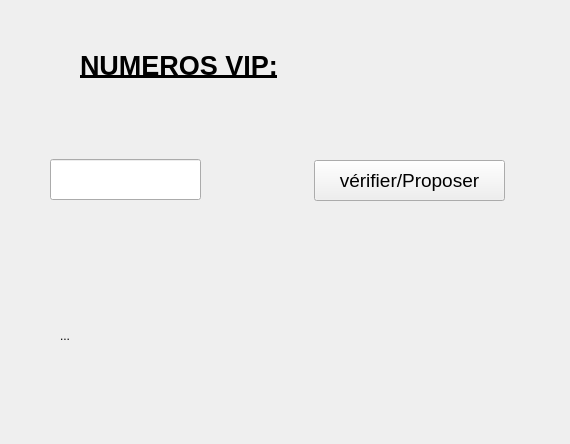
<?xml version="1.0" encoding="UTF-8"?>
<ui version="4.0">
 <class>Form</class>
 <widget class="QWidget" name="Form">
  <property name="geometry">
   <rect>
    <x>0</x>
    <y>0</y>
    <width>570</width>
    <height>444</height>
   </rect>
  </property>
  <property name="windowTitle">
   <string>Form</string>
  </property>
  <widget class="QLineEdit" name="l1">
   <property name="geometry">
    <rect>
     <x>50</x>
     <y>159</y>
     <width>151</width>
     <height>41</height>
    </rect>
   </property>
  </widget>
  <widget class="QLabel" name="label">
   <property name="geometry">
    <rect>
     <x>80</x>
     <y>40</y>
     <width>341</width>
     <height>51</height>
    </rect>
   </property>
   <property name="font">
    <font>
     <pointsize>20</pointsize>
     <weight>75</weight>
     <bold>true</bold>
     <underline>true</underline>
    </font>
   </property>
   <property name="text">
    <string>NUMEROS VIP:</string>
   </property>
  </widget>
  <widget class="QPushButton" name="btt">
   <property name="geometry">
    <rect>
     <x>314</x>
     <y>160</y>
     <width>191</width>
     <height>41</height>
    </rect>
   </property>
   <property name="font">
    <font>
     <pointsize>14</pointsize>
    </font>
   </property>
   <property name="text">
    <string>vérifier/Proposer</string>
   </property>
  </widget>
  <widget class="QLabel" name="res">
   <property name="geometry">
    <rect>
     <x>60</x>
     <y>300</y>
     <width>361</width>
     <height>71</height>
    </rect>
   </property>
   <property name="text">
    <string>...</string>
   </property>
  </widget>
 </widget>
 <resources/>
 <connections/>
</ui>
